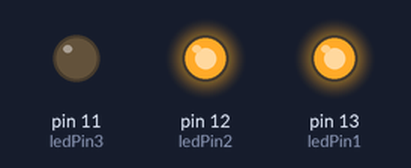
A sketch run on a simulated Arduino Uno, built with avr-gcc and run on an emulated ATmega328P. Parts: output pins drawn as LEDs (lit = HIGH).

Above: at 0.5 s.
At 2.16 s:
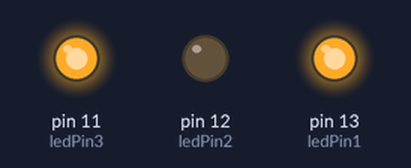
At 3.8 s:
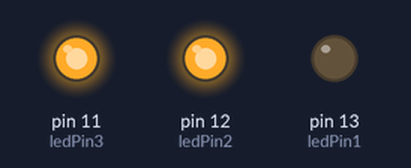
Timing chart, 0 to 5.4 s (numbered marks = the images above):
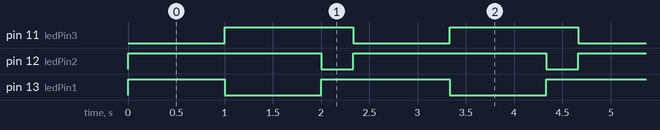

Measured:
- by itself, pin 11 (ledPin3): alternates HIGH for 1.3 s and LOW for 1.0 s
- by itself, pin 12 (ledPin2): alternates HIGH for 2.0 s and LOW for 0.33 s
- by itself, pin 13 (ledPin1): repeats every 2.3 s: LOW 1.0 s, HIGH 1.3 s

The sketch:

blink_project.ino
```cpp
//initializing the pin that we are using for LED
int ledPin1 = 13;
int ledPin2 = 12;
int ledPin3 = 11;
//The setup function runs once when you restart or power the board
void setup() {
  //initialize digital pin LED_BUILTIN as an output
  pinMode(ledPin1, OUTPUT);
  pinMode(ledPin2, OUTPUT);
  pinMode(ledPin3, OUTPUT);
}

//The loop function runs over and over again forever
void loop() {
  digitalWrite(ledPin1, HIGH);
  digitalWrite(ledPin2, HIGH);
  delay(1000);
  digitalWrite(ledPin1, LOW);
  digitalWrite(ledPin3, HIGH);
  delay(1000);
  digitalWrite(ledPin2, LOW);
  digitalWrite(ledPin1, HIGH);
  delay(333);
  digitalWrite(ledPin3, LOW);


}
```
